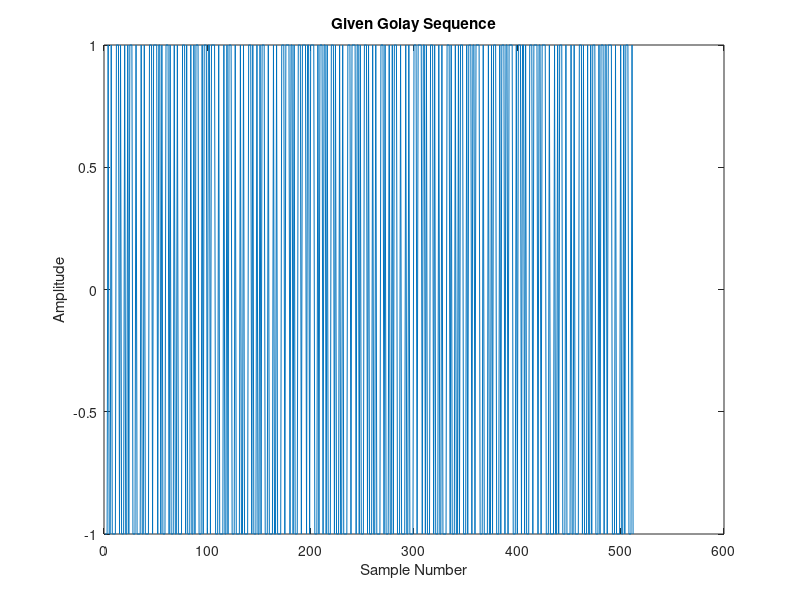
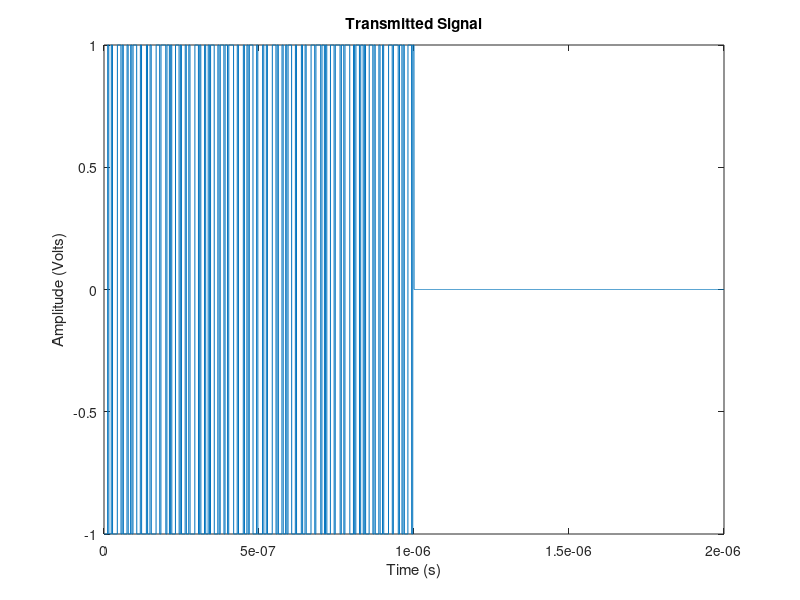
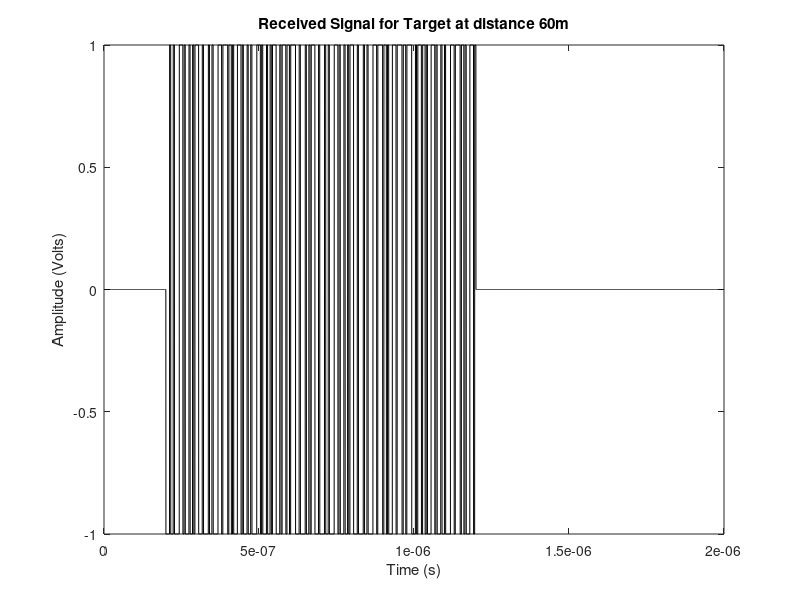
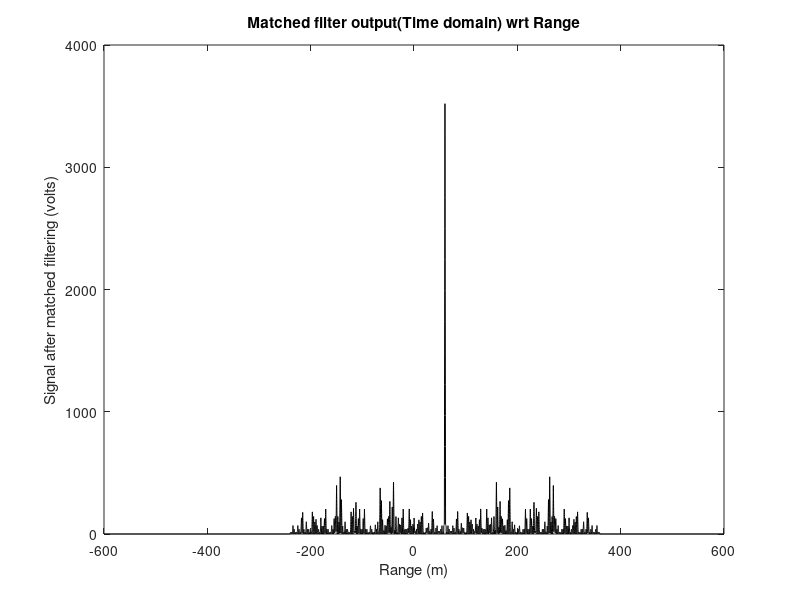

Write the MATLAB code that produced these figures, in order. (Note: this script raises an error after producing the figures.)



%Instructions:
%Golay_sequence.mat should be in same directory
clc;
clear;
close all;
%%%%%%%%%%%%%%%%%%%%%%%%%%%%%%%%%%%%%%%%%%%%%%%%%%%%%%%%%%
%Global constant
c = 3e8;

%Radar parameters
% Duration of pulse in one tpri (seconds)
pulse_width = 2e-6; 
%Number of packets in one pulse (no unit)
subpulse_n = 512; 
%Duration of one sub pulse (seconds)
subpulse_width = pulse_width/subpulse_n; 
%Duty cycle, T_pri/pulse_width (no unit)
duty_cycle = 0.5; 
%Carrier frequency (Hz)
fc = 60e9; 
% Bandwidth (Hz)
BW = 1.76e9;
% Pulse repetition interval (in seconds)
tpri = pulse_width/duty_cycle; 
%Sampling the signal with sampling time as dt (in seconds)
dt = 1/BW;
% Max unambiguous range (m)
r_max = c*tpri/2;

% Target parameters
% Distance of the target from radar (m)
target_range = 60; 
% Time delay of received signal for the target (seconds)
td = (2*target_range)/c; 

%Number of samples per PRI (no unit)
nsamples = round(tpri/dt); 
%Number of samples in one sub pulse (no unit)
nsamples_perpulse = round(pulse_width/dt); 
% No. of samples corresponding to time delay for the target(no unit)
nd = round(td/dt); 


%%%%%%%%%%%%%%%%%%%%%%%%%%%%%%%%%%%%%%%%%%%%%%%%%%%%%%%%%%%%%%%%%%%%%%%%%%
%%%%%%% Perform matched filtering for range estimation in the %%%%%%%%%%%%
%%%%%%%%%%%%%%%% time domain and frequency domain %%%%%%%%%%%%%%%%%%%%%%%%
%%%%%%%%%%%%%%%%%%%%%%%%%%%%%%%%%%%%%%%%%%%%%%%%%%%%%%%%%%%%%%%%%%%%%%%%%%

load("Doppler_resilent_Golay_sequence.mat");
subpulse_code = xmat(:,1);
%Plotting the pseudo random number
figure; %Adding separate figure for plot
plot(subpulse_code); %Plotting the pseudo random number
xlabel('Sample Number'); %Assigning X axis of plot
ylabel('Amplitude'); %Assigning Y axis of plot
title('Given Golay Sequence'); %Assigning title to the plot

%Forming Transmitted signal (volts)
t = linspace(0, pulse_width, nsamples); %Sampling time duration from 0 to tpri, sampling at nsamples


tx_signal = zeros(1,nsamples); %Initializing transmitted signal with size of nsamples
for i = 1:subpulse_n %interating on each sub pulse 1 to 20
   for j = 1 : nsamples_perpulse %iterating on pulse to check if lies with the range of current pulse
       if t(j) >= (i-1)*subpulse_width && t(j)<i*subpulse_width %Checking if current sub pulse should be in that range of transmitted signal
           tx_signal(j) = subpulse_code(i); %If True the assigning the value of  sub pulse code at that position
       end
   end
end

%Forming Received Signal (volts)
rx_signal = zeros(1,nsamples); % Initializing received signal for near target


%rx_signal(nd:nd+samples_perpulse-1) = tx_signal(1:samples_perpulse);

for i = nd:nd+nsamples_perpulse-1 %Iterating on position from nd to nd nsamples, to assigning the shifting transmitted signal which will be out received signal
   rx_signal(i) = tx_signal(i-nd+1); %assigning the value of same as transmitted signal but from sample delay
end

%Plotting Transmitted signal 
figure; 
plot(t, tx_signal); 
xlabel('Time (s)'); 
ylabel('Amplitude (Volts)'); 
title('Transmitted Signal'); 
% Plotting Received Signal
figure;
plot(t,rx_signal,'k'); 
xlabel('Time (s)');
ylabel('Amplitude (Volts)');
title('Received Signal for Target at distance 60m'); 

% Time domain matched filtering
mf_t = xcorr(rx_signal,tx_signal); 

% Plotting
figure; %Making new figure to make new plot
plot(linspace(-r_max,r_max,length(mf_t)),abs(mf_t),'k'); %Plotting the output of matched filter
xlabel('Range (m)'); %Assigning X axis of plot
ylabel('Signal after matched filtering (volts)'); %Assigning Y axis of plot
title('Matched filter output(Time domain) wrt Range'); %Title of the plot


%%Frequency Domain Matched filter

tx_f = fft(tx_signal);
rx_f = fft(rx_signal);
sout_f = rx_f.*(conj(tx_f));
sout = ifft(sout_f);
figure; %Making new figure to make new plot
plot(linspace(0,r_max,length(sout)),abs(sout),'k'); %Plotting the output of matched filter
xlabel('Range (m)'); %Assigning X axis of plot
ylabel('Signal after matched filtering (volts)'); %Assigning Y axis of plot
title('Frequency domain Matched Filter output'); %Title of the plot



%%%%%%%%%%%%%%%%%%%%%%%%%%%%%%%%%%%%%%%%%%%%%%%%%%%%%%%%%%%%%%%%%%%%%%%%%%
%%%%%%%% Perform 2D range-Doppler processing for a moving target %%%%%%%%%
%%%%%%%%%%%%%%%%%%%%%%%%%%%%%%%%%%%%%%%%%%%%%%%%%%%%%%%%%%%%%%%%%%%%%%%%%%


dt = 1/BW; %Sampling time which 1/BW, BW is given to us
n_pulse = 2048; %Slow time samples, number of PRI in 1 CPI
m_pulse = 512; %Fast time, number of pulses in 1 PRI

duty_cycle = 0.5; %Duty cycle
new_m = round(m_pulse + (m_pulse * (1-duty_cycle))/duty_cycle); %Finding number samples in 1PRI
tpri = new_m*dt; %Finding PRI, from sampling time

velocity = 50; %Velocity of the target with respect to the radar
target_range = 15; %Initial position of the target with respect to the radar
td = (2*target_range)/c;  %Time delay of received signal
nd = round(td/dt);%Converting time delay to sample delay

wavelength = c/fc;%calculating wavelength of the signal transmitted
fd = (2*velocity)/wavelength; %Doppler frequency, 


tx_mat = xmat(1:m_pulse,1:n_pulse); %Taking desired number of fast time and slow time samples
tx = padding(tx_mat,duty_cycle); %Padding transmitted signal according to the duty cycle.
rx_shift = rangeDelay(tx,nd,m_pulse); %Recieved signal after range delay from the radar,
rx = dopplerDelay(rx_shift,fd,tpri); %from doppler frequency finding doppler delay for each pri
%After creating transmitted and recieved signal, we are finally ready to do
%doppler processing, for that we have made a function rangeDoppler, where
%we are giving transmitted and recieved signal and it will give us 2d range
%doppler map for desired target.
range_doppler = rangeDoppler(tx,rx);



%Now after that we are creating xaxis(velocity axis) and y-axis(range axis)
fdmax = 1/(2*tpri);%finding maximum doppler frequency
dfd = 1/(n_pulse*tpri); %finding step size of doppler axis
%creating doppler axis, from -fdmax/2 to fdmax/2, then we are converting it
%to velocity by using wavelength.
vrange = linspace(-fdmax/2,fdmax/2,size(range_doppler,1)).*(wavelength);
%Now we are finding the yaxis which is range axis
%For that we are finding maximum Range,
Rmax = (c * tpri)/2; 
dr = c/(2*BW);%Range Step size
rrange = (0:1:1024).*(dr); %range axis, 


%Plotting the range_doppler we have calculated above for the target
figure;
imagesc(vrange, rrange,(abs(range_doppler))); %ploting
xlabel('Speed (in m/s)'); %labeling x axis
ylabel('Range (in m)'); %labeling y axis
title('Range-Doppler Map For Single Target'); %giving title
colorbar; %adding colorbar to the plot



%%%%%%%%%%%%%%%%%%%%%%%%%%%%%%%%%%%%%%%%%%%%%%%%%%%%%%%%%%%%%%%%%%%%%%%%%%
%%%% Perform 2D range-Doppler processing for a multiple moving target %%%%
%%%%%%%%%%%%%%%%%%%%%%%%%%%%%%%%%%%%%%%%%%%%%%%%%%%%%%%%%%%%%%%%%%%%%%%%%%


v = [100,200,150]; %Defining velocities for 3 targets
r = [10,20,30]; %Defining Ranges for 3 targets
tx_mat = xmat(1:m_pulse,1:n_pulse); %Taking required signal
tx = padding(tx_mat,duty_cycle); %Padding transmitted signal according to duty cycle
[m,n] = size(tx); %getting final size after padding
range_doppler3 = zeros(m,n); %Initialzing a empty matrix, for adding range doppler for multiple targets

%Now we are looping over all the targets for finding 2d range dopppler map
for i = 1:3
   velocity = v(i); %getting velocity
   target_range = r(i); %getting range
   td = (2*target_range)/c; %calculating time delay
   nd = round(td/dt); %calculating sample delay

   rx_shift = rangeDelay(tx, nd,m_pulse); %range delay shift
   wavelength = c/fc; %calculating wavelength
  
   fd = (2*velocity)/wavelength; %finding the doppler frequency for the given target
   rx = dopplerDelay(rx_shift,fd,tpri); %calculating doppler delay
   range_doppler = rangeDoppler(tx,rx); %finally calculating rangeDoppler
   
   %Now we are adding the range_doppler for current target to the global
   %variable we have creating which is range_doppler3
   range_doppler3 = range_doppler3+ abs(range_doppler);
end


%Plotting the range_doppler3 we have calculated above for three targets
figure;
imagesc(vrange, rrange,(abs(range_doppler3))); %ploting
xlabel('Speed (in m/s)'); %labeling x axis
ylabel('Range (in m)'); %labeling y axis
title('Range-Doppler Map For Multiple Target'); %giving title
colorbar; %adding colorbar to the plot


%%%%%%%%%%%%%%%%%%%%%%%%%%%%%%%%%%%%%%%%%%%%%%%%%%%%%%%%%%%%%%%%%%%%%%%%%%
%%%% Perform cell averaged CFAR-based detection of target parameters %%%%%
%%%%%%%%%%%%%%%%%%%%%%%%%%%%%%%%%%%%%%%%%%%%%%%%%%%%%%%%%%%%%%%%%%%%%%%%%%
%CFAR

%False alarm probability
p = 5e-4;
%creating object phased
detector = phased.CFARDetector2D('TrainingBandSize',[4,3], ...
    'ThresholdFactor','Auto','GuardBandSize',[2,3], ...
    'ProbabilityFalseAlarm',p,'Method','SOCA','ThresholdOutputPort',true);

%making windows
Ngc = detector.GuardBandSize(2);
Ngr = detector.GuardBandSize(1);
Ntc = detector.TrainingBandSize(2);
Ntr = detector.TrainingBandSize(1);
cutidx = [];
colstart = Ntc + Ngc + 1;
colend = new_m - ( Ntc + Ngc);
rowstart = Ntr + Ngr + 1;
rowend = n_pulse - ( Ntr + Ngr);
for m = colstart:colend
    for n = rowstart:rowend
        cutidx = [cutidx,[n;m]];
    end
end

[dets,th] = detector(abs(range_doppler3),cutidx);

rng_grid = rrange;
dop_grid = vrange;
dopplerIndx = [colstart, colend];
rowIndx = [rowstart, rowend];


helperDetectionsMap(abs(range_doppler3), rng_grid,dop_grid,rangeIndx, dopplerIndx, dets);

%%%%%%%%%%%%%%%%%%%%%%%%%%%%%%%%%%%%%%%%%%%%%%%%%%%%%%%%%%%%%%%%%%%%%%%%%%
%%%%%%%%%%%%%%%%%%%%%%%%%% HELPER FUNCTIONS %%%%%%%%%%%%%%%%%%%%%%%%%%%%%%
%%%%%%%%%%%%%%%%%%%%%%%%%%%%%%%%%%%%%%%%%%%%%%%%%%%%%%%%%%%%%%%%%%%%%%%%%%
function helperDetectionsMap(resp,rng_grid,dop_grid,rangeIndx,dopplerIndx,detections)
   figure
   detectionMap = zeros(size(resp));
   detectionMap(rangeIndx(1):rangeIndx(2),dopplerIndx(1):dopplerIndx(2)) = ...
     reshape(double(detections),rangeIndx(2)-rangeIndx(1)+1,dopplerIndx(2)-dopplerIndx(1)+1);
   h = imagesc(dop_grid,rng_grid,detectionMap);
   xlabel('Doppler (Hz)'); ylabel('Range (m)'); title('Range Doppler CFAR Detections');
   h.Parent.YDir = 'normal';
end


function y = rangeDoppler(tx,rx)
   
   %This function helps to find the 2d range doppler the target
   %using transmitted and recieved signal

   %Finding the shape of the signal
   [m,n] = size(tx);

   %Initiliazing output matrix
   y = zeros(m,n);
    
   %Now firstly we are doing fft across the rows, i.e, slow time
   for i= 1:m
    y(i,:) = fftshift(fft(rx(i,:)));
   end
    
   %Now we are doing matched filter across the columns, i.e, fast time
   for i = 1:n
       txx = tx(:,i); %transmitted column
       rxx = y(:,i); %recieved column
       y(:,i) = ifft(fft(rxx).*conj(fft(txx)))./1024; % doing matched filter in frequency domain
   end
end


function y = dopplerDelay(x, fd,tpri)

   %In this function we are adding doppler delay to the signal 
   % to find the received signal
   
   %firstly initializing the dimensions 
   [m,n] = size(x);
   %Initializing zeros matrix to store the doppler delay output
   y = zeros(m,n);
    
   %Loop over all the columns to find the doppler delay as per the equation
   for i = 1:n
       y(:,i) = x(:,i).*(exp(1j*2*pi*fd*(i-1)*tpri));
   end
end


function y = rangeDelay(x,nd,m_pulse)
   %In this function we are adding range delay to the signal 
   % to find the received signal
   
   %firstly initializing the dimensions 
   [m,n] = size(x);
   %Initializing zeros matrix to store the range  delay output
   y = zeros(m,n);


   for i = 1:n

       %target delay for the first column
       ndx = nd;

       for j = 1:m_pulse
           y(ndx,i) = x(j,i); %assining value from according to the delayy
           ndx=ndx+1; %increaing delay pointer
       end
   end
end

function y = rangeDelay_velocity(x,target_range,tpri,dt,velocity,c,m_pulse)
   
   %This is the function we have not used but, we have created to
   %as per the case we have given that if we have a moving target
   %the target delay for each PRI would be different, i.e, the target
   %range from the radar would be different which will be equal to 
   % r = ro + nvtpri, where ro is the initial target position and
   %v is the velocity of the target and n is the nth pri, starting from
   % 0 to N-1, according for each pri the time delay and sample delay is
   % calculated
   
   
   %firstly initializing the dimensions 
   [m,n] = size(x);
   %Initializing zeros matrix to store the range  delay output
   y = zeros(m,n);
    

   %Looping over all columns and finding the range delay for each column

   for i = 1:n
       %Calculating the new target position from the radar
       target_rng = target_range + velocity*tpri*(i-1);
       %finding the time delay
       td = (2*target_rng)/c;
       %finding the sample delay
       nd = round(td/dt);
       ndx = nd;
       for j = 1:m_pulse
           y(ndx,i) = x(j,i); %assigning values according to the delay
           ndx=ndx+1; %increaing the pointer
       end
   end
end

function y = padding(x, duty_cycle)
   
   %getting the dimension of the signal
   [m,n] = size(x);
   %calculating new dimension after apply duty cycle padding
   new_m = round(m + (m * (1-duty_cycle))/duty_cycle);
   %initializing matrix with new dimension
   y = zeros(new_m,n);
   %adding the signal to newly created matrix, so that it looks it is
   %padded according to the duty cycle
   y(1:m,:) = x;
end
